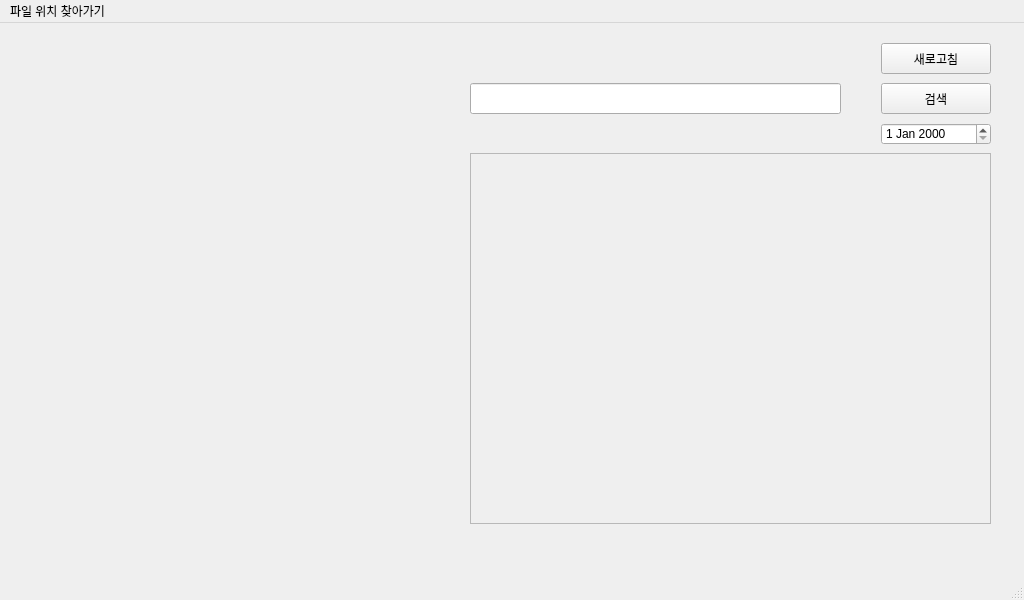
<?xml version="1.0" encoding="UTF-8"?>
<ui version="4.0">
 <class>MainWindow</class>
 <widget class="QMainWindow" name="MainWindow">
  <property name="geometry">
   <rect>
    <x>0</x>
    <y>0</y>
    <width>1024</width>
    <height>600</height>
   </rect>
  </property>
  <property name="windowTitle">
   <string>MainWindow</string>
  </property>
  <widget class="QWidget" name="centralwidget">
   <widget class="QPushButton" name="searchBtn">
    <property name="geometry">
     <rect>
      <x>881</x>
      <y>60</y>
      <width>110</width>
      <height>31</height>
     </rect>
    </property>
    <property name="text">
     <string>검색</string>
    </property>
   </widget>
   <widget class="QDateEdit" name="setDate">
    <property name="geometry">
     <rect>
      <x>881</x>
      <y>100</y>
      <width>110</width>
      <height>22</height>
     </rect>
    </property>
   </widget>
   <widget class="QLineEdit" name="inputCode">
    <property name="geometry">
     <rect>
      <x>470</x>
      <y>60</y>
      <width>371</width>
      <height>31</height>
     </rect>
    </property>
   </widget>
   <widget class="QLabel" name="camera">
    <property name="geometry">
     <rect>
      <x>30</x>
      <y>60</y>
      <width>401</width>
      <height>441</height>
     </rect>
    </property>
    <property name="text">
     <string/>
    </property>
   </widget>
   <widget class="QWidget" name="verticalLayoutWidget">
    <property name="geometry">
     <rect>
      <x>470</x>
      <y>130</y>
      <width>521</width>
      <height>371</height>
     </rect>
    </property>
    <layout class="QVBoxLayout" name="verticalLayout">
     <item>
      <widget class="QScrollArea" name="scrollArea">
       <property name="widgetResizable">
        <bool>true</bool>
       </property>
       <widget class="QWidget" name="scrollAreaWidgetContents">
        <property name="geometry">
         <rect>
          <x>0</x>
          <y>0</y>
          <width>517</width>
          <height>367</height>
         </rect>
        </property>
       </widget>
      </widget>
     </item>
    </layout>
   </widget>
   <widget class="QPushButton" name="refreshBtn">
    <property name="geometry">
     <rect>
      <x>881</x>
      <y>20</y>
      <width>110</width>
      <height>31</height>
     </rect>
    </property>
    <property name="text">
     <string>새로고침</string>
    </property>
   </widget>
  </widget>
  <widget class="QStatusBar" name="statusbar"/>
  <widget class="QMenuBar" name="menubar">
   <property name="geometry">
    <rect>
     <x>0</x>
     <y>0</y>
     <width>1024</width>
     <height>21</height>
    </rect>
   </property>
   <widget class="QMenu" name="menu">
    <property name="title">
     <string>파일 위치 찾아가기</string>
    </property>
    <addaction name="actionfind_code_files"/>
   </widget>
   <addaction name="menu"/>
  </widget>
  <action name="actionfind_code_files">
   <property name="text">
    <string>find code files</string>
   </property>
  </action>
 </widget>
 <resources/>
 <connections/>
</ui>
